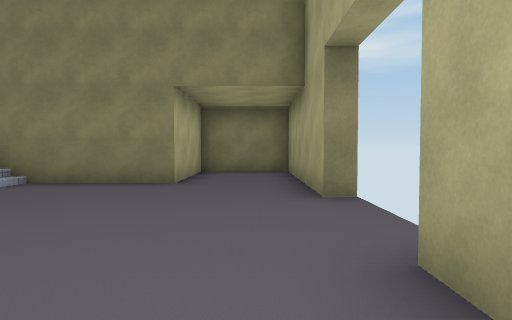
View 1 (above)

17 first-person views from a walk through a 3-D level made in the Unity game engine. The camera is 1.3 m above the floor, tilts 2° down and sees 75° across. Doors are open. The floor is counted in squares, 2 m on a side. Each view is taken from the middle of a square. On the plan, view 1 faces up. The plan holds only what a view shows up to about 10 squares ahead; the rest is blank. The place goes on beyond the plan. Some animated figures are not drawn. Some surface patterns are stand-ins.

View 2
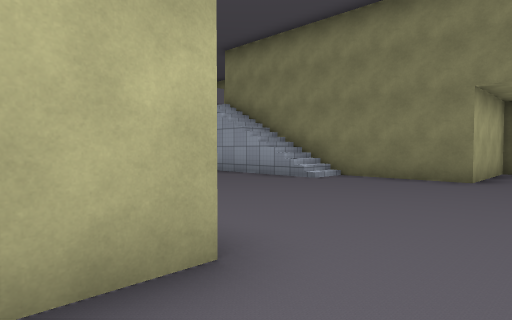

View 3
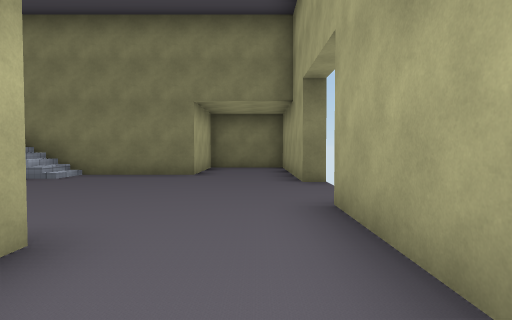

View 4
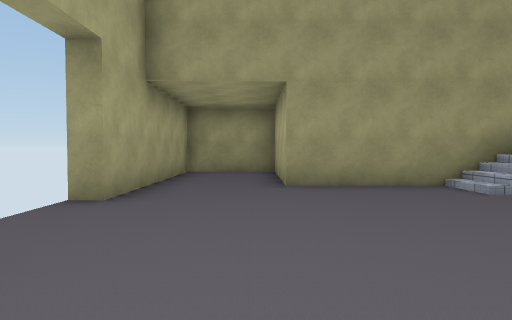

View 5
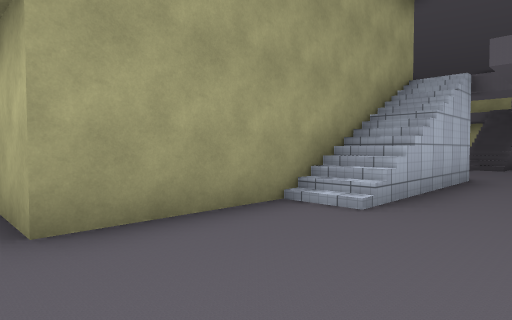

View 6
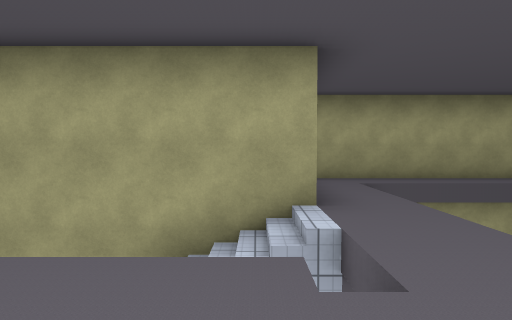

View 7
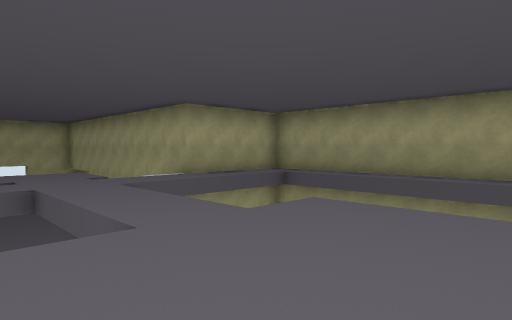

View 8
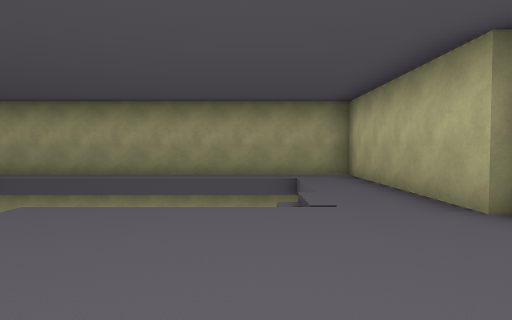

View 9
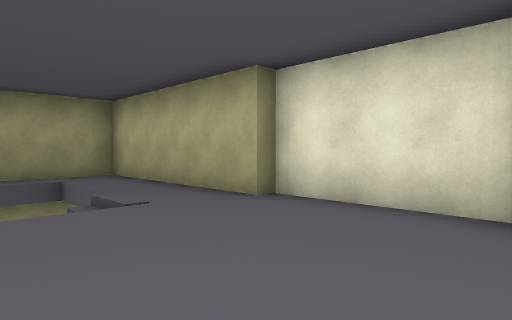

View 10
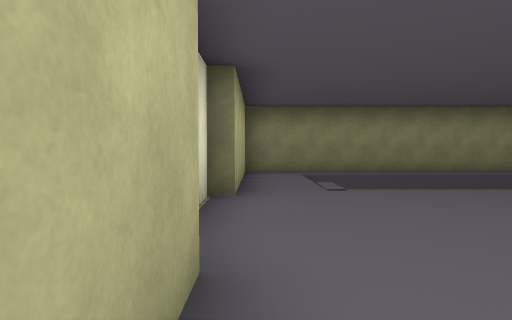

View 11
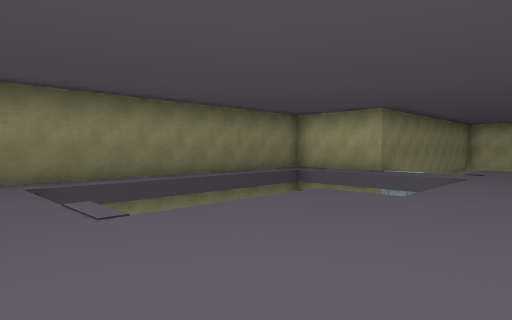

View 12
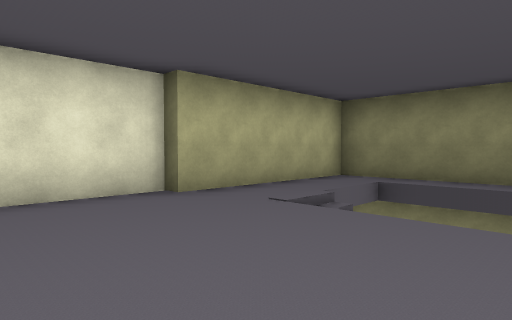

View 13
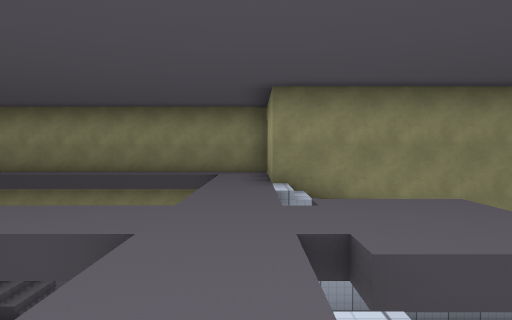

View 14
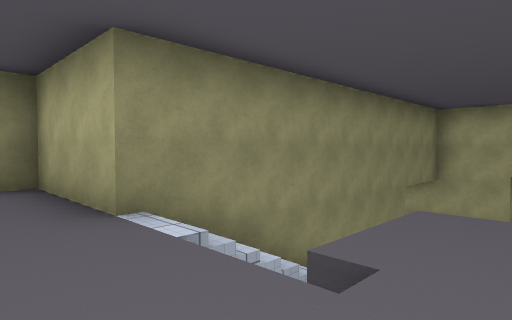

View 15
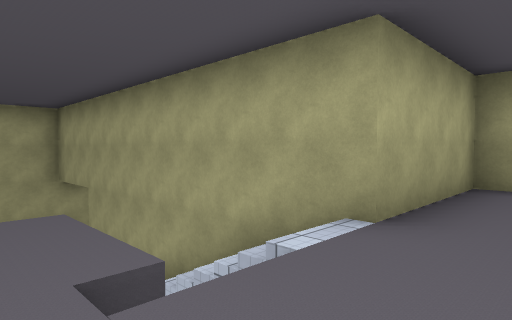

View 16
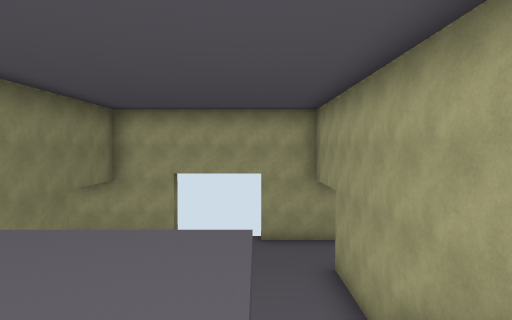

View 17
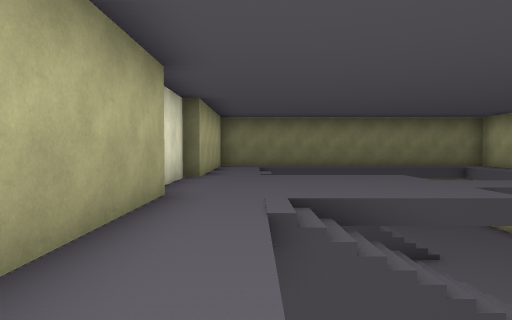

### Floor plan
Key: @ floor where view 1 was taken; # wall or solid block; . main floor; - floor 4.25 m lower than the main floor; / step, stairs or slope; D open door; v drop or lower ground.
Columns run from 19 left of view 1 to 1 right of it. Each row starts with its distance up from view 1.
 10 ############     ####
  9 #..........#     #--#
  8 #.////////.#     #--#
  7 #..   ---/.#######--#
  6 #../  /--/.////-----#
  5 #..///#--/.##v#-----#
  4 #...../////..-------D
  3 #............-------D
  2 #.....---/.//-------#
  1 #..////--/.////-----#
  0 #.////   /.#######-@#
 -1 #..      /.#     #--#
 -2 #.////////.#     #--#
 -3 #..........#     #--#
 -4 ############     ####

Where each view was taken, in squares from view 1:
view 1: 0 up, 0 right, facing up
view 2: 1 down, 0 right, facing up-left
view 3: 2 down, 0 right, facing up
view 4: 6 up, 1 left, facing down
view 5: 3 up, 1 left, facing down-left
view 6: 4 up, 8 left, facing down
view 7: 5 up, 16 left, facing down-right
view 8: 5 up, 16 left, facing down
view 9: 5 up, 15 left, facing down-left
view 10: 0 up, 18 left, facing up
view 11: 2 up, 18 left, facing up-right
view 12: 2 up, 14 left, facing up-left
view 13: 0 up, 9 left, facing up
view 14: 3 up, 10 left, facing up-right
view 15: 3 up, 10 left, facing down-right
view 16: 2 up, 9 left, facing right
view 17: 3 down, 17 left, facing up
